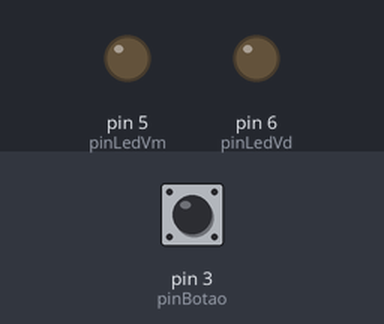
Bench run of a sketch on a simulated Arduino Uno, built with avr-gcc and run on an emulated ATmega328P. On the bench: output pins drawn as LEDs (lit = HIGH). Dashed ring = blinking. The inputs (shaded band) are chosen by the test bench; at power-on: pin 3 (pinBotao) HIGH.

Above: at 1.2 s.
1.3 s: pin 3 (pinBotao) pulled LOW for 0.15 s
At 1.39 s:
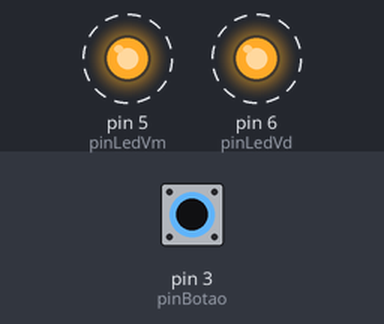
4.3 s: pin 3 (pinBotao) pulled LOW for 1 s
At 4.3 s:
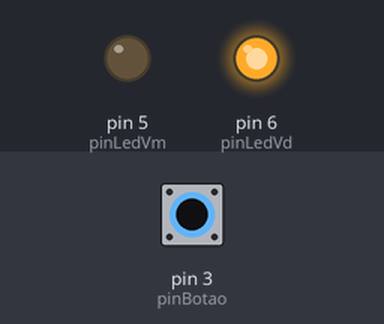
6.8 s: pin 3 (pinBotao) pulled LOW for 3.2 s
At 6.89 s:
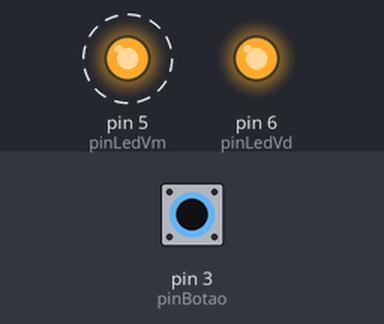
Timing chart, 0 to 17.5 s (numbered marks = the images above; inputs shaded):
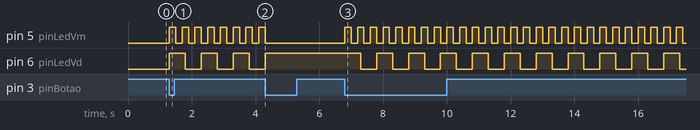

Measured:
- after the input at 1.3 s, pin 5 (pinLedVm): alternates HIGH for 0.20 s and LOW for 0.20 s, starting at once; pin 6 (pinLedVd): alternates HIGH for 0.50 s and LOW for 0.50 s, starting at once
- after the input at 4.3 s, pin 5 (pinLedVm): stops changing and stays LOW; pin 6 (pinLedVd): stops changing and stays HIGH
- after the input at 6.8 s, pin 5 (pinLedVm): alternates HIGH for 0.20 s and LOW for 0.20 s, starting at once; pin 6 (pinLedVd): alternates HIGH for 0.50 s and LOW for 0.50 s, starting after 0.50 s

The sketch:

Aula_11_Function.ino
```cpp
 //Function
#define pinLedVm 5
#define pinLedVd 6
#define pinBotao 3

boolean pisca = false;

boolean leBotao(int porta);
void piscaLED(int porta, int tempo);

void setup() {
  pinMode(pinLedVd, OUTPUT);
  pinMode(pinLedVm, OUTPUT);
  pinMode(pinBotao, INPUT_PULLUP);
}

void loop() {

  if (leBotao(pinBotao)) {
     pisca = !pisca;
  }


  if (pisca) {
     piscaLED(pinLedVm, 200);
     piscaLED(pinLedVd, 500);
  }
}


boolean leBotao(int porta) {
  static boolean estadoAnterior[14] = {true,true,true,true,true,true,true,true,true,true,true,true,true,true};

  boolean estadoBotao = digitalRead(porta);
  boolean ligado = false;
  if (!estadoBotao && estadoAnterior[porta]) {
     ligado = true;
  }
  estadoAnterior[porta] = estadoBotao;

  return ligado;
}


void piscaLED(int porta, int tempo) {
  static unsigned long delay1[14] = {0,0,0,0,0,0,0,0,0,0,0,0,0,0};

  if ((millis() - delay1[porta]) < tempo) {
     digitalWrite(porta, HIGH);
  } else {
     digitalWrite(porta, LOW);
  }

  if ((millis() - delay1[porta]) >= (tempo * 2) ) {
     delay1[porta] = millis();
  }
}
```
